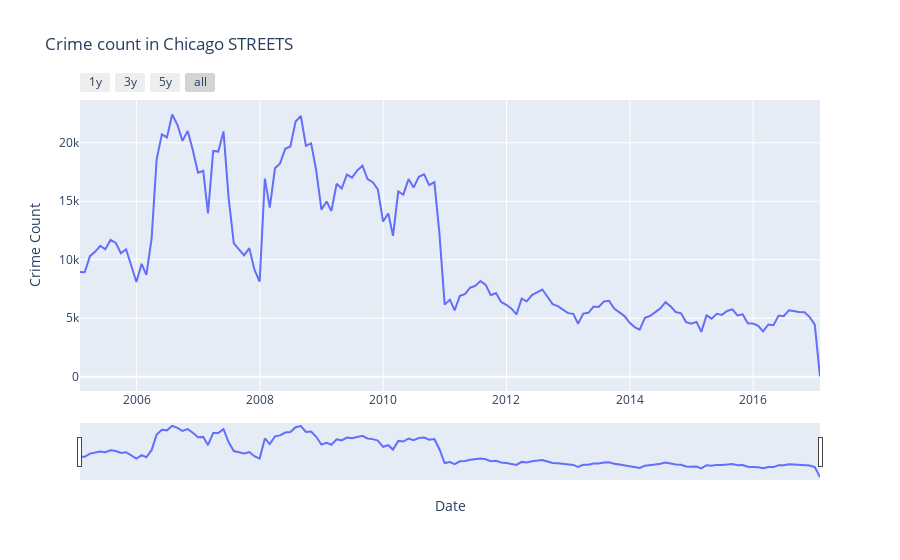

Write notebook code for a chart like this one.
### Code cell
# plot interactive slider chart
fig = px.line(ts_df_street, x='Date',y='Crime Count', title= 'Crime count in Chicago STREETS')

fig.update_xaxes(
rangeslider_visible =True,
rangeselector=dict(
        buttons=list([
                dict(count=1,label="1y",step="year",stepmode="backward"),
                dict(count=2,label="3y",step="year",stepmode="backward"),
                dict(count=3,label="5y",step="year",stepmode="backward"),
                dict(step="all")
                    ])
                )
                )
fig.show()

### Figure 1 — Plotly figure (JSON) as saved in the notebook; plotly's stock layout.template omitted (floating-point values rounded to 4 significant figures; data arrays with more than 128 entries replaced by an {"elided": "..."} marker saying what was removed)
{"data": [{"hovertemplate": "Date=%{x}<br>Crime Count=%{y}<extra></extra>", "legendgroup": "", "line": {"color": "#636efa", "dash": "solid"}, "marker": {"symbol": "circle"}, "mode": "lines", "name": "", "orientation": "v", "showlegend": false, "type": "scatter", "x": {"elided": "145 str values"}, "xaxis": "x", "y": {"elided": "145 int values"}, "yaxis": "y"}], "layout": {"legend": {"tracegroupgap": 0}, "title": {"text": "Crime count in Chicago STREETS"}, "xaxis": {"anchor": "y", "domain": [0, 1], "rangeselector": {"buttons": [{"count": 1, "label": "1y", "step": "year", "stepmode": "backward"}, {"count": 2, "label": "3y", "step": "year", "stepmode": "backward"}, {"count": 3, "label": "5y", "step": "year", "stepmode": "backward"}, {"step": "all"}]}, "rangeslider": {"visible": true}, "title": {"text": "Date"}}, "yaxis": {"anchor": "x", "domain": [0, 1], "title": {"text": "Crime Count"}}}}
